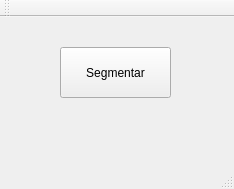
<?xml version="1.0" encoding="UTF-8"?>
<ui version="4.0">
 <class>ExtraerContornos</class>
 <widget class="QMainWindow" name="ExtraerContornos">
  <property name="geometry">
   <rect>
    <x>0</x>
    <y>0</y>
    <width>234</width>
    <height>189</height>
   </rect>
  </property>
  <property name="windowTitle">
   <string>ExtraerContornos</string>
  </property>
  <widget class="QWidget" name="centralWidget">
   <widget class="QPushButton" name="pushButton">
    <property name="geometry">
     <rect>
      <x>60</x>
      <y>30</y>
      <width>111</width>
      <height>51</height>
     </rect>
    </property>
    <property name="text">
     <string>Segmentar</string>
    </property>
   </widget>
  </widget>
  <widget class="QMenuBar" name="menuBar">
   <property name="geometry">
    <rect>
     <x>0</x>
     <y>0</y>
     <width>234</width>
     <height>29</height>
    </rect>
   </property>
  </widget>
  <widget class="QToolBar" name="mainToolBar">
   <attribute name="toolBarArea">
    <enum>TopToolBarArea</enum>
   </attribute>
   <attribute name="toolBarBreak">
    <bool>false</bool>
   </attribute>
  </widget>
  <widget class="QStatusBar" name="statusBar"/>
 </widget>
 <layoutdefault spacing="6" margin="11"/>
 <resources/>
 <connections/>
</ui>
